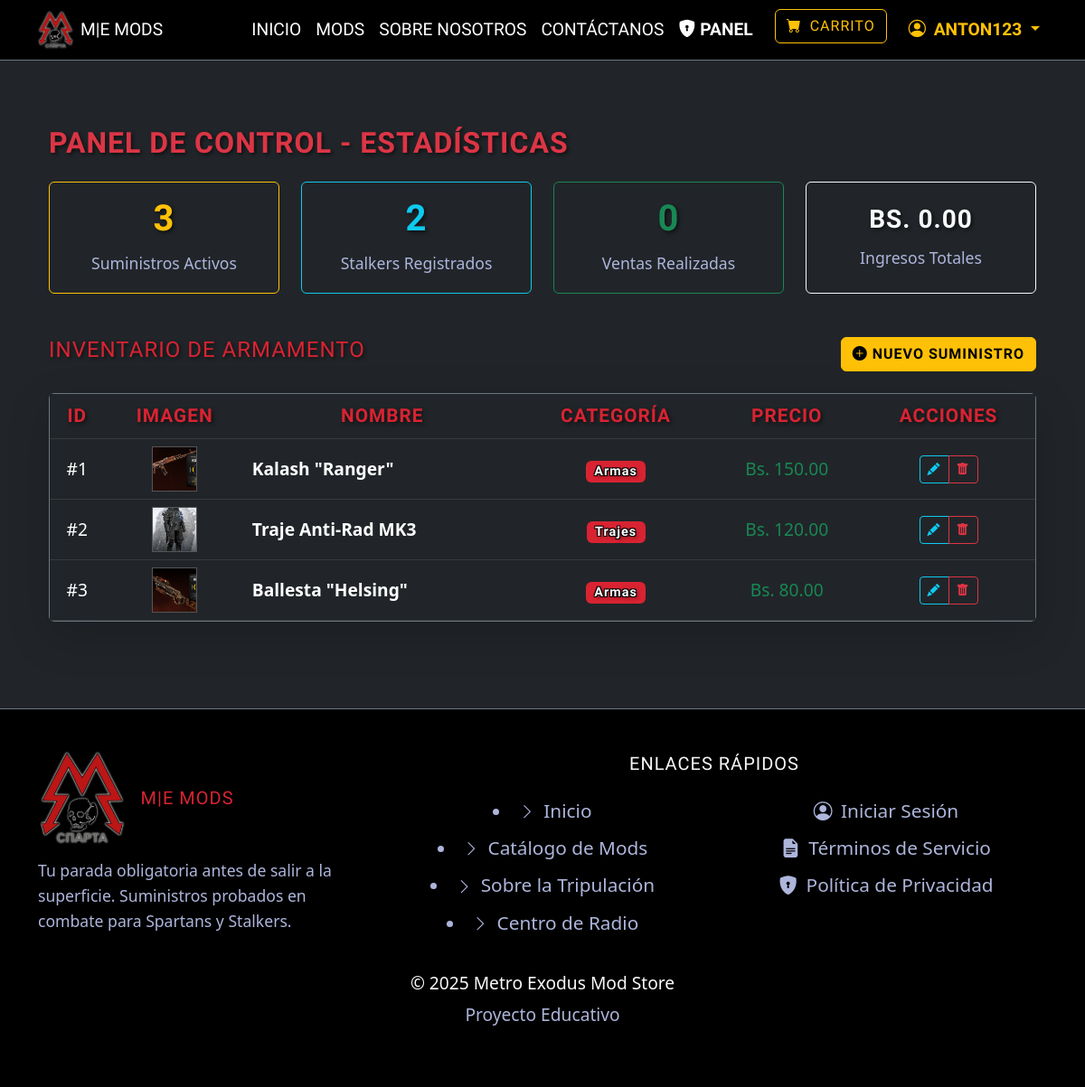
/index.php?pagina=admin_dashboard (signed in), run on the app's committed database.
### tables this page shows
CREATE TABLE PRODUCTOS (
    COD_PROD INT UNSIGNED NOT NULL AUTO_INCREMENT,
    NOMBRE_PRODUCTO varchar(100) NOT NULL,
    PRECIO DECIMAL(10,2) NOT NULL,
     
    DESCRIPCION TEXT NULL,
    IMAGEN VARCHAR(255) NOT NULL DEFAULT 'img/placeholder.jpg',
    CATEGORIA VARCHAR(50) NOT NULL DEFAULT 'Suministros',
    PRIMARY KEY (COD_PROD)
);

### views/admin/dashboard.php (the view, shortened to what this page needs)
<?php
$hostname = "localhost";
$basedatos = "metro_bd";
$usuario = "root";
$contrasena = "";
$mysqli = new mysqli($hostname, $usuario, $contrasena, $basedatos);
$productos = [];
$stats = ['total_prod' => 0, 'total_users' => 0, 'total_ventas' => 0, 'ingresos' => 0];
if(!$mysqli->connect_error) {
    $sql = "SELECT * FROM PRODUCTOS";
    $resultado = $mysqli->query($sql);
    while($fila = $resultado->fetch_assoc()) { $productos[] = $fila; }
    $sql_p = "SELECT COUNT(*) as total FROM PRODUCTOS";
    $stats['total_prod'] = $mysqli->query($sql_p)->fetch_assoc()['total'];
    $sql_u = "SELECT COUNT(*) as total FROM CLIENTE WHERE ROL = 'usuario'";
    $stats['total_users'] = $mysqli->query($sql_u)->fetch_assoc()['total'];
    $sql_v = "SELECT COUNT(*) as total FROM COMPRA";
    $stats['total_ventas'] = $mysqli->query($sql_v)->fetch_assoc()['total'];
    $sql_money = "SELECT SUM(P.PRECIO) as total_bs
                  FROM COMPRA C
                  JOIN PRODUCTOS P ON C.COD_PROD = P.COD_PROD";
    $row_money = $mysqli->query($sql_money)->fetch_assoc();
    $stats['ingresos'] = $row_money['total_bs'] ?? 0;
}
?>
<div class="container py-5">
    <h2 class="text-danger fw-bold mb-4">PANEL DE CONTROL - ESTADÍSTICAS</h2>
    <div class="row mb-5">
        <div class="col-md-3">
            <div class="card bg-dark border-warning text-light h-100">
                <div class="card-body text-center">
                    <h1 class="text-warning fw-bold"><?php echo $stats['total_prod']; ?></h1>
                    <small class="text-secondary">Suministros Activos</small>
                </div>
            </div>
        </div>
        <div class="col-md-3">
            <div class="card bg-dark border-info text-light h-100">
                <div class="card-body text-center">
                    <h1 class="text-info fw-bold"><?php echo $stats['total_users']; ?></h1>
                    <small class="text-secondary">Stalkers Registrados</small>
                </div>
            </div>
        </div>
        <div class="col-md-3">
            <div class="card bg-dark border-success text-light h-100">
                <div class="card-body text-center">
                    <h1 class="text-success fw-bold"><?php echo $stats['total_ventas']; ?></h1>
                    <small class="text-secondary">Ventas Realizadas</small>
                </div>
            </div>
        </div>
        <div class="col-md-3">
            <div class="card bg-dark border-light text-light h-100">
                <div class="card-body text-center">
                    <h3 class="text-light fw-bold mt-2">Bs. <?php echo number_format($stats['ingresos'], 2); ?></h3>
                    <small class="text-secondary">Ingresos Totales</small>
                </div>
            </div>
        </div>
    </div>
    <div class="d-flex justify-content-between align-items-center mb-4">
        <h4>Inventario de Armamento</h4>
        <a href="index.php?pagina=admin_crear" class="btn btn-warning fw-bold">
            <i class="bi bi-plus-circle-fill"></i> NUEVO SUMINISTRO
        </a>
    </div>
    <div class="card bg-dark border-secondary shadow-lg">
        <div class="card-body p-0">
            <div class="table-responsive">
                <table class="table table-dark table-hover mb-0 align-middle text-center">
                    <thead class="bg-black text-warning">
                        <tr>
                            <th>ID</th>
                            <th>Imagen</th>
                            <th>Nombre</th>
                            <th>Categoría</th>
                            <th>Precio</th>
                            <th>Acciones</th>
                        </tr>
                    </thead>
                    <tbody>
                        <?php foreach ($productos as $prod): ?>
                        <tr>
                            <td>#<?php echo $prod['COD_PROD']; ?></td>
                            <td>
                                <img src="<?php echo $prod['IMAGEN']; ?>" alt="Img" style="width: 50px; height: 50px; object-fit: cover; border: 1px solid #555;">
                            </td>
                            <td class="fw-bold text-start"><?php echo $prod['NOMBRE_PRODUCTO']; ?></td>
                            <td><span class="badge bg-secondary"><?php echo $prod['CATEGORIA']; ?></span></td>
                            <td class="text-success">Bs. <?php echo number_format($prod['PRECIO'], 2); ?></td>
                            <td>
                                <div class="btn-group" role="group">
                                    <a href="index.php?pagina=admin_editar&id=<?php echo $prod['COD_PROD']; ?>" class="btn btn-sm btn-outline-info">
                                        <i class="bi bi-pencil-fill"></i>
                                    </a>
                                    <button class="btn btn-sm btn-outline-danger"
                                            onclick="prepararEliminacion(
                                                <?php echo $prod['COD_PROD']; ?>,
                                                '<?php echo htmlspecialchars($prod['NOMBRE_PRODUCTO'], ENT_QUOTES); ?>',
                                                '<?php echo $prod['IMAGEN']; ?>'
                                            )">
                                        <i class="bi bi-trash-fill"></i>
                                    </button>
                                </div>
                            </td>
                        </tr>
                        <?php endforeach; ?>
                    </tbody>
                </table>
            </div>
        </div>
    </div>
</div>

### views/layouts/header.php (shortened to what this page needs)
<!DOCTYPE html>
<html lang="es">
<head>
    <link href="https://cdn.jsdelivr.net/npm/bootstrap@5.3.0/dist/css/bootstrap.min.css" rel="stylesheet">
    <link rel="stylesheet" href="https://cdn.jsdelivr.net/npm/bootstrap-icons@1.11.3/font/bootstrap-icons.min.css">
    <link rel="stylesheet" href="css/estilos.css">
</head>
<?php
$esta_logueado = isset($_SESSION['usuario_logueado']) && $_SESSION['usuario_logueado'] === true;
$nombre_mostrar = "";
if ($esta_logueado) {
    $nombre_mostrar = $_SESSION['id_usuario'];
}
$es_admin=isset($_SESSION['rol_usuario']) && $_SESSION['rol_usuario'] === 'admin';
?>
<body class="bg-dark text-light">
    <nav class="navbar navbar-expand-lg navbar-dark bg-black border-bottom border-secondary">
        <div class="container">
            <a class="navbar-brand d-flex align-items-center" href="index.php">
                <img src="img/logo_spartan.png" alt="Logo Metro" class="me-2" style="height: 40px; width: auto; filter: drop-shadow(0px 0px 1px #ffffff);">
                M|E MODS
            </a>
            <div class="collapse navbar-collapse" id="navbarNav">
                <ul class="navbar-nav ms-auto">
                    <li class="nav-item"><a class="nav-link" href="index.php?pagina=inicio">Inicio</a></li>
                    <li class="nav-item"><a class="nav-link" href="index.php?pagina=mods">Mods</a></li>
                    <li class="nav-item"><a class="nav-link" href="index.php?pagina=nosotros">Sobre Nosotros</a></li>
                    <li class="nav-item"><a class="nav-link" href="index.php?pagina=contacto">Contáctanos</a></li>
                    <?php if($es_admin): ?>
                        <li class="nav-item">
                            <a class="nav-link text-danger fw-bold" href="index.php?pagina=admin_dashboard">
                                <i class="bi bi-shield-lock-fill"></i> PANEL
                            </a>
                        </li>
                    <?php endif; ?>
                    <li class="nav-item ms-lg-3">
                        <a class="btn btn-outline-warning position-relative" href="index.php?pagina=carrito">
                            <i class="bi bi-cart-fill me-1"></i> Carrito
                        </a>
                    </li>
                    <?php if (!$esta_logueado): ?>
                        <li class="nav-item ms-lg-3">
                            <a class="nav-link text-warning fw-bold" href="index.php?pagina=login">
                                <i class="bi bi-person-circle me-1"></i> ACCEDER
                            </a>
                        </li>
                    <?php else: ?>
                        <li class="nav-item dropdown ms-lg-3">
                            <a class="nav-link dropdown-toggle text-warning fw-bold" href="#" role="button" data-bs-toggle="dropdown">
                                <i class="bi bi-person-circle me-1"></i> <?php echo strtoupper($nombre_mostrar); ?>
                            </a>
                        </li>
                    <?php endif; ?>
                </ul>
            </div>
        </div>
    </nav>
    <div class="container mt-4">

### public/index.php (shortened to what this page needs)
<?php
$pagina = isset($_GET['pagina']) ? $_GET['pagina'] : 'inicio';
include views_path . 'layouts/header.php';
switch ($pagina) {
    case 'admin_dashboard':
        include views_path.'admin/dashboard.php';
        break;
}
include views_path . 'layouts/footer.php';
?>

### views/layouts/footer.php (shortened to what this page needs)
</div> <footer class="bg-black text-secondary py-5 mt-5 border-top border-secondary">
    <div class="container">
        <div class="row">
           <div class="col-md-4 mb-4">
    <div class="d-flex align-items-center mb-3">
        <img src="img/logo_spartan.png" alt="Logo Spartan" class="me-3" style="height: 100px; width: auto; filter: drop-shadow(0px 0px 1px #ffffff);">
        <h5 class="mb-0">M|E MODS</h5>
    </div>
    <p class="small text-secondary">
        Tu parada obligatoria antes de salir a la superficie. Suministros probados en combate para Spartans y Stalkers.
    </p>
</div>
    <div class="col-md-8">
        <h5 class="text-light mb-4 text-center">ENLACES RÁPIDOS</h5>
        <div class="row">
            <div class="col-md-6 mb-3 text-center">
                    <li class="mb-2">
                        <a href="index.php?pagina=inicio" class="text-secondary text-decoration-none hover-warning">
                            <i class="bi bi-chevron-right small me-1"></i> Inicio
                        </a>
                    </li>
                    <li class="mb-2">
                        <a href="index.php?pagina=mods" class="text-secondary text-decoration-none hover-warning">
                            <i class="bi bi-chevron-right small me-1"></i> Catálogo de Mods
                        </a>
                    </li>
                    <li class="mb-2">
                        <a href="index.php?pagina=nosotros" class="text-secondary text-decoration-none hover-warning">
                            <i class="bi bi-chevron-right small me-1"></i> Sobre la Tripulación
                        </a>
                    </li>
                    <li class="mb-2">
                        <a href="index.php?pagina=contacto" class="text-secondary text-decoration-none hover-warning">
                            <i class="bi bi-chevron-right small me-1"></i> Centro de Radio
                        </a>
                    </li>
            </div>
            <div class="col-md-6 mb-3 text-center">
                <ul class="list-unstyled">
                    <li class="mb-2">
                        <a href="index.php?pagina=login" class="text-secondary text-decoration-none hover-warning">
                            <i class="bi bi-person-circle me-1"></i> Iniciar Sesión
                        </a>
                    </li>
                    <li class="mb-2">
                        <a href="#" class="text-secondary text-decoration-none hover-warning" data-bs-toggle="modal" data-bs-target="#modalTerminosGlobal">
                            <i class="bi bi-file-earmark-text-fill me-1"></i> Términos de Servicio
                        </a>
                    </li>
                    <li class="mb-2">
                        <a href="#" class="text-secondary text-decoration-none hover-warning" data-bs-toggle="modal" data-bs-target="#modalPrivacidad">
                            <i class="bi bi-shield-lock-fill me-1"></i> Política de Privacidad
                        </a>
                    </li>
                </ul>
            </div>
        </div>
    </div>
        <div class="text-center small">
            <p class="mb-1 text-light">© 2025 Metro Exodus Mod Store</p>
            <p class="text-muted">Proyecto Educativo</p>
        </div>
    </div>
</footer>
</body>
</html>

### public/css/estilos.css (style rules this page uses)
:root { --spartan-red: #d92332; --metro-yellow: #ffc107; }
body { font-size: 1.3rem; background-color: #212529; line-height: 1.6; }
h1, h2, h3, h4, h5, h6, th { font-family: 'Russo One', sans-serif; text-transform: uppercase; letter-spacing: 1px; color: var(--spartan-red) !important; text-shadow: 2px 2px 4px rgba(0, 0, 0, 0.6); }
.nav-link, .navbar-brand { font-family: 'Russo One', sans-serif; font-size: 1.2rem; color: #ffffff !important; text-transform: uppercase; }
.btn { font-family: "Russo One", sans-serif; text-transform: uppercase; letter-spacing: 1px; }
.text-warning { color: var(--metro-yellow) !important; }
.btn-warning { background-color: var(--metro-yellow) !important; border-color: var(--metro-yellow) !important; color: #000 !important; }
.btn-outline-warning { color: var(--metro-yellow) !important; border-color: var(--metro-yellow) !important; }
.badge { font-family: 'Russo One', sans-serif; background-color: var(--spartan-red) !important; text-shadow: 1px 1px 0 #000, -1px -1px 0 #000, 1px -1px 0 #000, -1px 1px 0 #000, 2px 2px 4px rgba(0, 0, 0, 0.5); letter-spacing: 1px; }
.small, small { font-size: 1.1rem !important; font-weight: normal; }
p, .card-text, td { font-size: 1.2rem; color: #d1d1d1; }
.text-muted, .text-secondary { color: #adb5db !important; }

### data on the page
productos: COD_PROD "1", IMAGEN (picture), NOMBRE_PRODUCTO "Kalash \"Ranger\"", CATEGORIA "Armas", PRECIO "150.00"
productos: COD_PROD "2", IMAGEN (picture), NOMBRE_PRODUCTO "Traje Anti-Rad MK3", CATEGORIA "Trajes", PRECIO "120.00"
productos: COD_PROD "3", IMAGEN (picture), NOMBRE_PRODUCTO "Ballesta \"Helsing\"", CATEGORIA "Armas", PRECIO "80.00"

### other printed values
$nombre_mostrar "ANTON123"
$stats['total_prod'] "3"
$stats['total_users'] "2"
$stats['total_ventas'] "0"
$stats['ingresos'] "0.00"
